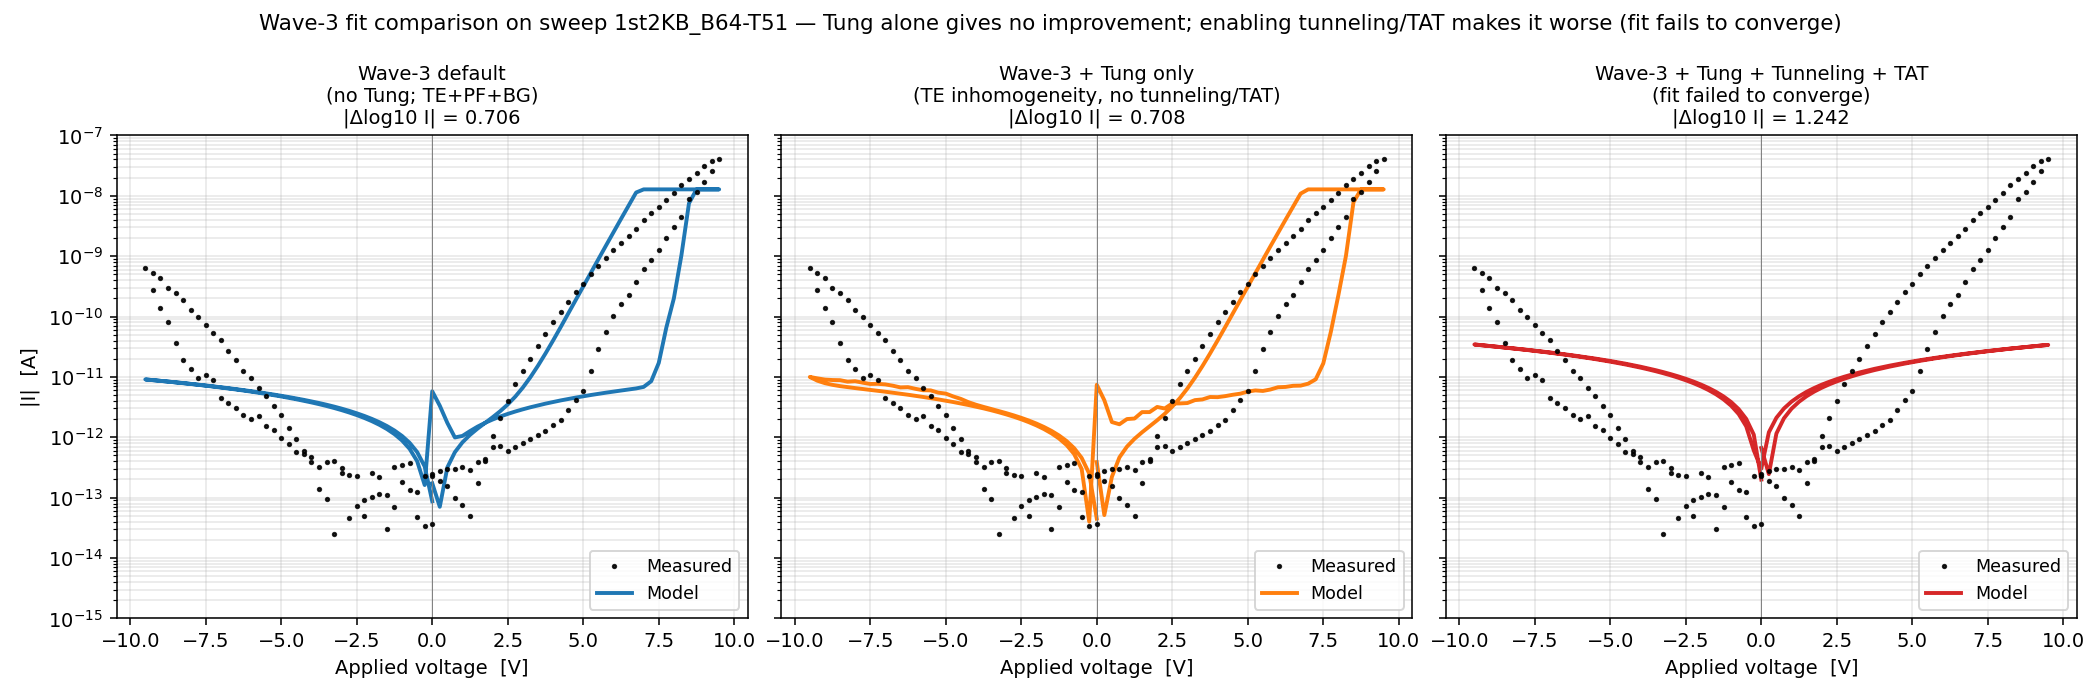

Generate this figure with Python:
"""Wave-3 fit comparison: three configurations side-by-side for one representative sweep.

Compares:
  (1) Wave-3 default (no Tung; Tung sigmas hard-zero) — cost 909, mean 0.702
  (2) Wave-3 + Tung only                                 — cost 907, mean 0.703
  (3) Wave-3 + Tung + Tunneling + TAT                    — cost 3113, mean 1.235

The point of this figure is to show that adding more DOF doesn't rescue the fit;
the residual gap is structural and needs a different physical addition (constrained
TAT trap distribution, or a Tung-only model with proper bounds).

Sweep B64-T51 is used for all three panels.
"""
from __future__ import annotations

import csv
import os
from collections import defaultdict

import matplotlib.pyplot as plt
import numpy as np

OUT_DIR = os.path.dirname(os.path.abspath(__file__))
FIG_DIR = OUT_DIR
TENNM_DIR = os.path.join(os.path.dirname(os.path.dirname(OUT_DIR)), "10nm_figures")

CONFIGS = [
    ("Wave-3 default\n(no Tung; TE+PF+BG)", "wave3_refit_20260507.csv", "C0"),
    ("Wave-3 + Tung only\n(TE inhomogeneity, no tunneling/TAT)", "wave3_refit_tung_v2_20260507.csv", "C1"),
    ("Wave-3 + Tung + Tunneling + TAT\n(fit failed to converge)", "wave3_refit_tung_tat_20260507.csv", "C3"),
]
TARGET_SWEEP = "1st2KB_B64-T51"


def load_sweep(csv_path, target):
    sweeps = defaultdict(lambda: defaultdict(list))
    with open(csv_path) as h:
        for row in csv.DictReader(h):
            name = row["sweep_name"]
            for k, v in row.items():
                if k == "sweep_name":
                    continue
                sweeps[name][k].append(float(v))
    s = sweeps[target]
    return {k: np.array(v) for k, v in s.items()}


def per_sweep_mean_log_error(j_exp, j_model):
    mask = (np.abs(j_exp) > 0) & (np.abs(j_model) > 0)
    if mask.sum() == 0:
        return float("nan")
    return float(np.mean(np.abs(np.log10(np.abs(j_model[mask])) - np.log10(np.abs(j_exp[mask])))))


def main():
    fig, axes = plt.subplots(1, 3, figsize=(15.0, 5.0), sharey=True, sharex=True)

    floor = 1e-15
    for ax, (label, csv_name, color) in zip(axes, CONFIGS):
        path = os.path.join(TENNM_DIR, csv_name)
        if not os.path.exists(path):
            ax.text(0.5, 0.5, f"missing:\n{csv_name}", ha="center", va="center", transform=ax.transAxes)
            continue
        s = load_sweep(path, TARGET_SWEEP)
        v = s["voltage_v"]
        j_exp = s["experimental_current_a"]
        j_total = s["model_total_a"]
        err = per_sweep_mean_log_error(j_exp, j_total)
        ax.semilogy(v, np.maximum(np.abs(j_exp), floor), "k.", ms=3.5, label="Measured", zorder=10, alpha=0.85)
        ax.semilogy(v, np.maximum(np.abs(j_total), floor), color=color, lw=2.0, label="Model")
        ax.axvline(0, color="gray", lw=0.5)
        ax.set_xlabel("Applied voltage  [V]")
        ax.set_title(f"{label}\n|Δlog10 I| = {err:.3f}", fontsize=10)
        ax.set_ylim(1e-15, 1e-7)
        ax.grid(True, alpha=0.3, which="both")
        ax.legend(fontsize=9, loc="lower right")

    axes[0].set_ylabel("|I|  [A]")
    fig.suptitle(
        f"Wave-3 fit comparison on sweep {TARGET_SWEEP} — Tung alone gives no improvement; "
        f"enabling tunneling/TAT makes it worse (fit fails to converge)",
        fontsize=11,
    )
    fig.tight_layout()

    out_path = os.path.join(FIG_DIR, "wave3_fit_comparison.png")
    fig.savefig(out_path, dpi=140)
    plt.close(fig)
    print(f"[wrote] {out_path}")


if __name__ == "__main__":
    main()
